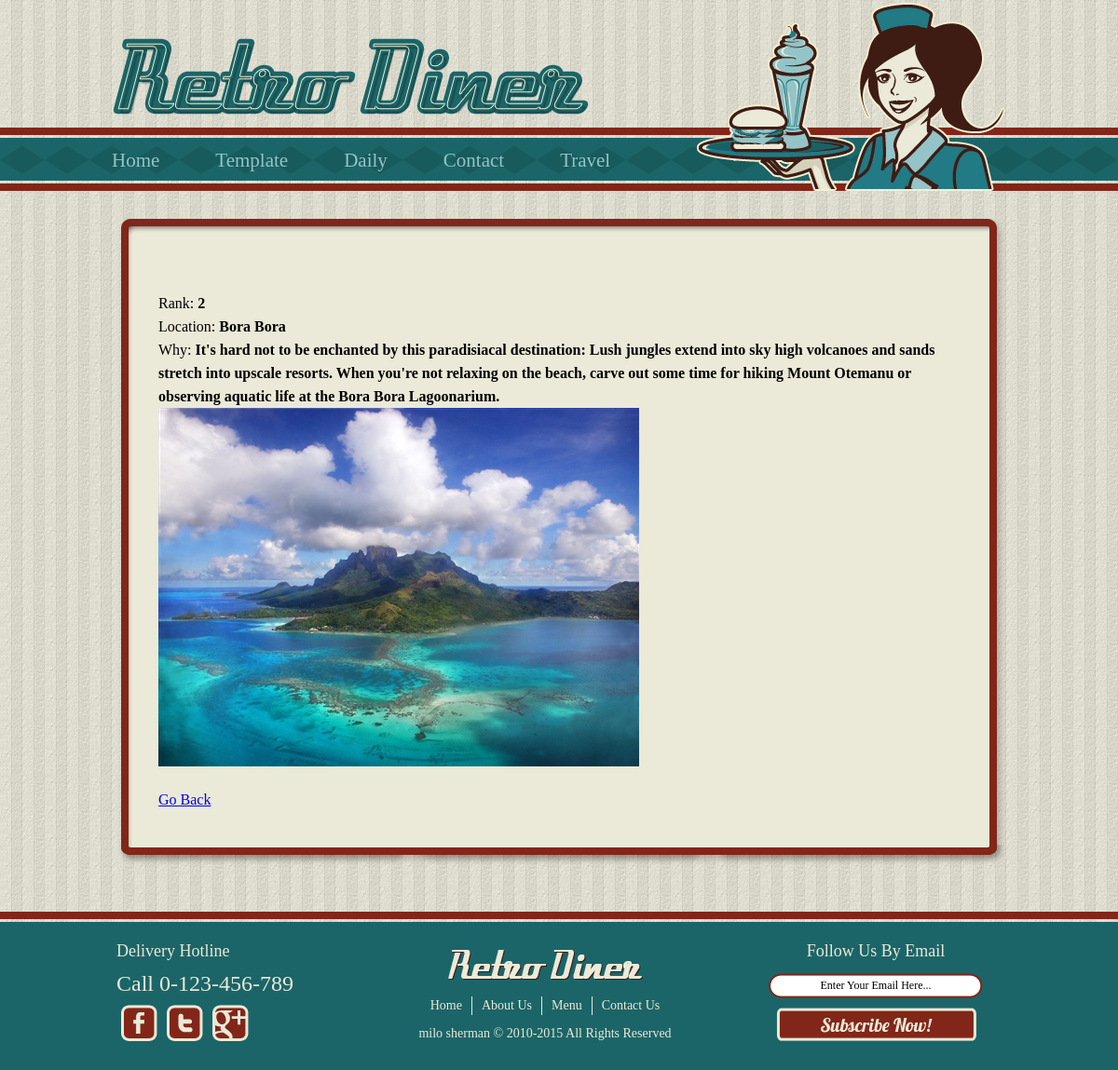
/travel_view.php?id=2, run on the app's committed database.
### tables this page shows
create table Travel
( TravelID int unsigned not null auto_increment primary key,
Rank int(2),
Location varchar(50),
Why text
);

### travel_view.php (the view, shortened to what this page needs)
<?php include 'includes/config.php';?>
<?php
if(isset($_GET['id']))
{
    $id = (int)$_GET['id'];
}else{
    header('Location:travel_list.php');
}
$sql = "select * from Travel where TravelID = $id";
$iConn = mysqli_connect(DB_HOST,DB_USER,DB_PASSWORD,DB_NAME);
$result = mysqli_query($iConn,$sql);
if(mysqli_num_rows($result) > 0)
{
    while($row = mysqli_fetch_assoc($result))
    {
        $Rank = stripslashes($row['Rank']);
        $Location = stripslashes($row['Location']);
        $Why = stripslashes($row['Why']);
        $Feedback = '';
    }
}else{
    $Feedback = '<p>This information does not exist</p>';
}
?>
<?php include 'includes/header.php';?>
<?php
if($Feedback == '')
{
    echo '<p>';
    echo 'Rank: <b>' . $Rank . '</b></br> ';
    echo 'Location: <b>' . $Location . '</b></br> ';
    echo 'Why: <b>' . $Why . '</b></br> ';
    echo '<img src="images/places/travel' . $Rank .'.jpg" />';
    echo '</p>';
}else{
    echo $Feedback;
}
echo '<p><a href="travel_list.php">Go Back</a></p>';
?>
<?php include 'includes/footer.php';?>

### css/style.css (style rules this page uses)
body { margin :0; padding :0; background :url("../images/bg-body.jpg"); line-height :25px; }
a { outline :0; }
img { border :0; }
#header div ul.navigation li { float :left; }

### data on the page
travel: Rank "2", Location "Bora Bora", Why "It's hard not to be enchanted by this paradisiacal destination: Lush jungles extend into sky high volcanoes and sands stretch into upscale resorts. When you're not relaxing on the beach, carve out some time for hiking Mount Otemanu or observing aquatic life at the Bora Bora Lagoonarium."

### other printed values
$label "Home"
$label "Template"
$label "Daily"
$label "Contact"
$label "Travel"
